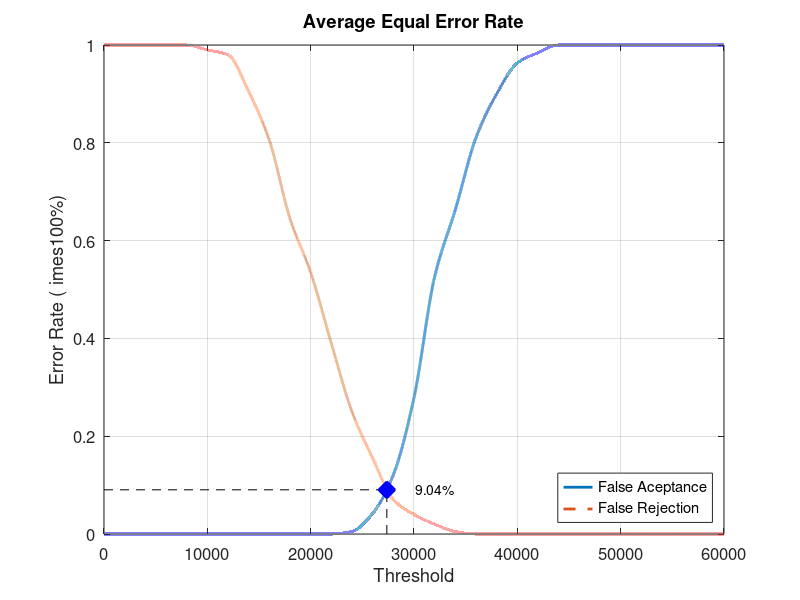
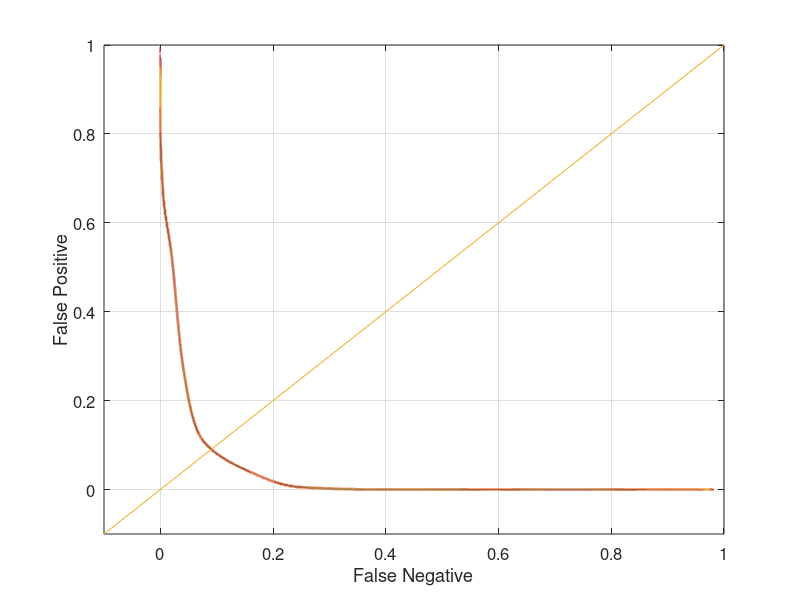

Write the MATLAB code that produced these figures, in order.
close all;
clear;
clc;
x = 0:2000:60000;
xq = 0:0.5:60000;

y0 = [0 0 0 0 0 0 0 0 0 0 0 0 0.00526316 0.0421053 0.121053 0.278947 0.526316 0.663158 0.810526 0.9 0.963158 0.984211 1 1 1 1 1 1 1 1 1]
yy0 = interp1(x, y0, xq, 'pchip');
y1 = [1 1 1 1 1 0.99 0.98 0.905 0.805 0.645 0.535 0.39 0.25 0.155 0.07 0.04 0.02 0.005 0 0 0 0 0 0 0 0 0 0 0 0 0]
yy1 = interp1(x, y1, xq, 'pchip');

% Calculating EER: 
y2 = abs(y0 - y1);
find(y2 == min(y2))
yy2 = abs(yy0 - yy1);
xEER = find(yy2 == min(yy2));
xEERIndex = xq(xEER) % X-axis EER
yEER = yy0(xEER) % Y-axis EER

main = figure
plot(xq, yy0,'-','LineWidth', 2);	hold on
plot(xq, yy1,'--','LineWidth', 2);	hold on
plot([xEERIndex xEERIndex], [0 yEER], 'k--');	hold on
plot([0 xEERIndex], [yEER yEER], 'k--');	hold on
plot(xEERIndex, yEER, 'bx', 'LineWidth', 10);	hold on
text(xEERIndex + 10 * xEERIndex / 100, yEER, [num2str(round((10000 * yEER)) / 100) '%'])
legend('False Aceptance', 'False Rejection', 'Location', 'SouthEast')
xlabel('Threshold')
ylabel('Error Rate (	imes100%)')
title('Average Equal Error Rate')
set(gca, 'FontSize', 12)
axis([0 60000 0 1])
grid on

print(main, 'Database5_1Main', '-dpng');
FNRxFPR = figure('Color', [1 1 1]);
plot(yy1, yy0, '-', yy1, yy0, 'LineWidth', 2);
hold on
y = -0.1:0.1:1
plot(y, y); 
set(gca, 'FontSize', 12)
xlabel('False Negative')
ylabel('False Positive')
axis([-0.1 1 -0.1 1])
set(gca, 'FontSize', 12)
grid on

print(FNRxFPR, 'Database5_1FNRxFPR','-dpng');
